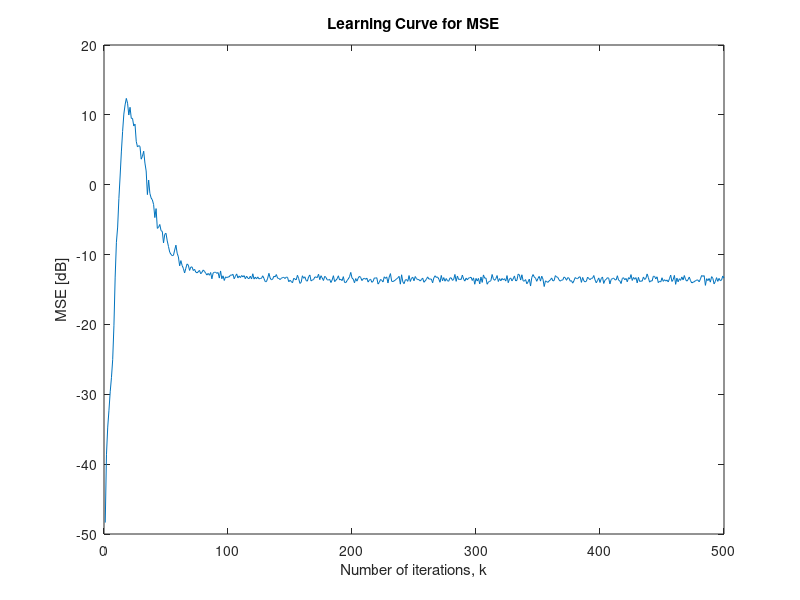

Here is the MATLAB script that generated this plot:
%   olsblms.m      
%       Implements the Open-Loop Subband (LMS) Adaptive-Filtering Algorithm for REAL valued data.
%       (Algorithm 12.1 - book: Adaptive Filtering: Algorithms and Practical
%                                                        Implementation, Diniz)
%  
%   Input parameters:
%       Nr     : members of ensemble.
%       N      : iterations.
%       Sx     : standard deviation of input.
%       Sn     : standard deviation of measurement noise.
%       B      : coefficient vector of plant (numerator).
%       A      : coefficient vector of plant (denominator).
%       u      : convergence factor.
%       gamma  : small constant to prevent the updating factor from getting too large.
%       a      : small factor for the updating equation for the signal energy in the subbands.
%       M      : number of subbands.
%       hk     : analysis filterbank, with the filter coefficients in the rows.
%       fk     : synthesis filterbank, with the filter coefficients in the rows.
%       Nw     : order of the adaptive filter in the subbands.
%      
%   Output parameters:
%       MSE    : mean-square error.
%  
%   Authors:
%       . Guilherme de Oliveira Pinto   - guilhermepinto7@gmail.com & guilherme@lps.ufrj.br
%       . Markus Vinícius Santos Lima   - mvsl20@gmailcom           & markus@lps.ufrj.br
%       . Wallace Alves Martins         - wallace.wam@gmail.com     & wallace@lps.ufrj.br
%       . Luiz Wagner Pereira Biscainho - cpneqs@gmail.com          & wagner@lps.ufrj.br
%       . Paulo Sergio Ramirez Diniz    -                             diniz@lps.ufrj.br
%


clear all;		   % clear memory


% Input: 
load cosmod_4_64;          % load filter bank parameters: M, hk, fk
Nr     = 100;
N      = 5e2;
Sx     = 1; 
Sn     = 1e-1;
B      = [0.32,-0.3,0.5,0.2];
A      = 1; 
u      = 0.1;
gamma  = 1e-2;
L      = M;                % interpolation/decimation factor
a      = 0.01;
Nw     = 5;


for l=1:Nr
    disp(['Run: ' num2str(l)])
    nc=sqrt(Sn)*randn(1,N*M);     % noise at system output 
    xin=(rand(1,N*M)-.5);
    xin=sqrt(Sx)*sqrt(12)*xin;    % input signal
    d=filter(B,A,xin);            % desired signal
    d=d+nc;                       % unknown system output

    % Analysis of desired and input signals
    for k=1:M
	xaux=filter(hk(k,:),1,d);
	dsb(k,:)=xaux(find(mod((1:length(xaux))-1,L)==0)); % desired signal split in subbands
	xaux=filter(hk(k,:),1,xin);
	xsb(k,:)=xaux(find(mod((1:length(xaux))-1,L)==0)); % input signal split in subbands
    end;
  
    for m=1:M
	w_ol(m,:)=zeros(1,Nw+1);      % initial coefficient vector for
                                      % subband m
	x_ol(m,:)=[zeros(1,Nw+1)];    % initial input vector for subband m
	sig_ol(m)=0;
    end

    for k=1:N
      if mod(k,200)==0 disp(['Iteration: ' num2str(k)]), end;
      for m=1:M 
	  % Open-loop
	  % --------------------------------------------------
	  x_ol(m,:)=[xsb(m,k) x_ol(m,1:Nw)]; % new input vector for subband m
	  xaux=shiftdim(x_ol(m,:),1);
	  waux=shiftdim(w_ol(m,:),1);
	  e_ol(m,l,k)=dsb(m,k)-waux'*xaux;   % error at subband m
	  sig_ol(m)=(1-a)*sig_ol(m)+a*(xsb(m,k))^2;
	  unlms_ol=2*u/(gamma+(Nw+1)*sig_ol(m));
	  w_ol(m,:)=w_ol(m,:)+unlms_ol*e_ol(m,l,k)*shiftdim(xaux,-1); % new coefficient vector for subband m
      end;
    end;
    wk_ol(l,:,:)=w_ol;
end;

for m=1:M
    mse_ol(m,:)=mean(e_ol(m,:,:).^2,2);    % MSE at subband m
end;
MSE=mean(mse_ol,1);                 % overall MSE
MSEsub = mse_ol;


% Output:
figure,
plot(10*log10(MSE));
title('Learning Curve for MSE');
xlabel('Number of iterations, k'); ylabel('MSE [dB]');

